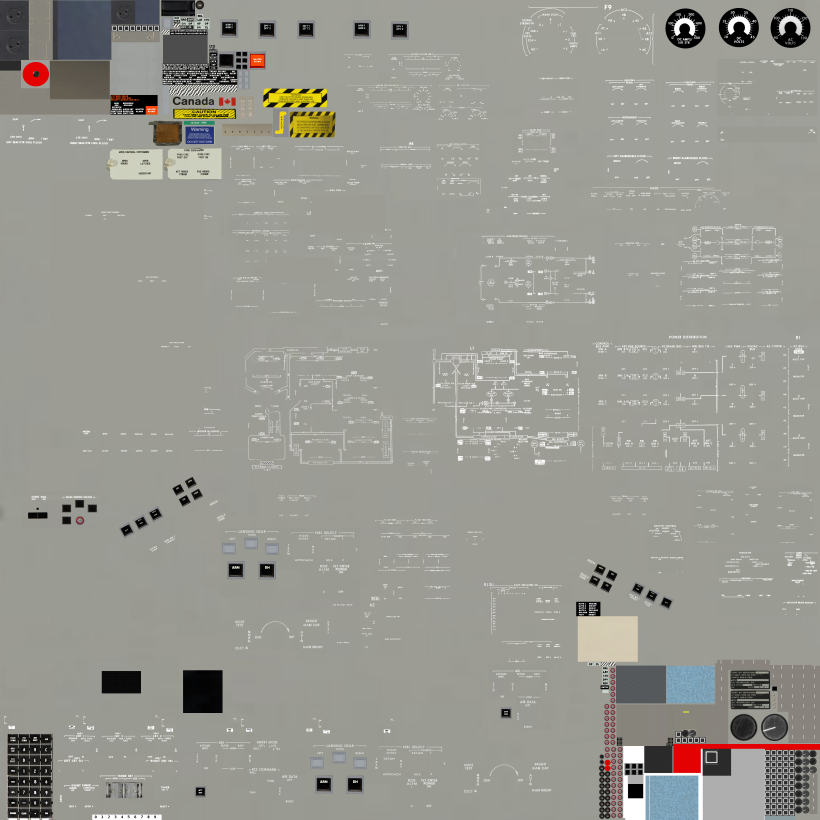
#> input picture CatskillsFusionSSTO/Models/fwd-cockpit-text-map-x.png, 4096 x 4096 px (shown at 1/5 size)
$ python -i build_panel_id_labels.py   (imports and definitions only)
#> lines starting #> are read from the running program, lines starting #| are printed output that depends on the picture
#!/usr/bin/env python3
"""Stamp bright-yellow panel ID/purpose text into the cockpit texture atlases.

Uses the same method as the original Shuttle lettering: pixels drawn into
fwd-cockpit-text-map-x.png and aft-cockpit-text-map-x.png with a regular
(not bold) DejaVu Sans face at the stock secondary-legend size (~9 px).
Color is bright yellow so the IDs stand out from white heritage engraving.

Placement rules (strict — skip rather than drape over controls):
  1. Extract crew-facing UV polygons for the panel mesh.
  2. Keep only large contiguous UV islands (real face plates). Tiny
     islands are usually switch/talkback UV patches and are ignored.
  3. Build a "safe blank" mask: mid-gray panel paint clear of legends.
  4. Stamp only when the entire text rectangle lies on safe rim pixels.

Tiny MDU doors (C4/C5) originally used ~26×25 atlas islands, which
upscaled into blurry cockpit smears. Those objects are UV-remapped onto
larger blank atlas patches before stamping so the lettering stays sharp.

Backups are made once as *.bak_pre_panel_ids and restored before every
build. Run after scripts/stamp_grenadier_apu_labels.py.
"""

from __future__ import annotations

from dataclasses import dataclass
from pathlib import Path

import numpy as np
from PIL import Image, ImageDraw, ImageFont
from scipy import ndimage

ROOT = Path(__file__).resolve().parents[2]
MODELS = ROOT / "Models"
COCKPIT_AC = MODELS / "cockpit.ac"
FWD = MODELS / "fwd-cockpit-text-map-x.png"
AFT = MODELS / "aft-cockpit-text-map-x.png"

# Bright yellow — same drawing path as stock white, different ink color.
YELLOW = (255, 220, 0)
# Stock secondary legends (ROLL / PITCH / AIR DATA) match ~9 px regular Sans.
STOCK_FONT_PX = 9

# Minimum UV island area (atlas pixels). Smaller patches are switch/gauge
# UV holes; stamping there drapes text over 3D hardware in the cockpit.
MIN_ISLAND_PX = 12_000

# Short enough to read like existing panel-edge engraving.
PANELS: dict[str, str] = {
    "F1": "CDR C&W",
    "F2": "CDR FLIGHT INST",
    "F3": "CENTER SPI",
    "F4": "PLT FLIGHT INST",
    "F5": "C&W",
    "F6": "CDR HUD",
    "F7": "GLARESHIELD",
    "F8": "PLT HUD",
    "F9": "AIR DATA",
    "L1": "THERMAL / CABIN FANS",
    "L2": "CABIN AIR / O2 / N2",
    "L4": "BRK",
    "L9": "AFT-L LIGHTS",
    "L10": "UTIL",
    "L11": "SW",
    "L12": "L TALKBACKS",
    "R2": "CHARM PLANT / PROP",
    "R4": "BRK ISOL",
    "R7": "BRK",
    "R10": "LIGHT",
    "R11": "AFT MDU",
    "R12": "R AFT / COMM",
    "R13": "R AFT SYS",
    "R14": "R AFT BREAKERS",
    "C2": "CRT KEYBOARDS",
    "C3": "STAGE / SCRAM",
    "C4": "MDU",
    "C5": "MDU",
    "C6": "GEAR/NWS",
    "C7": "SPDBK/BF",
    "O1": "CABIN AIR GAUGES",
    "O2": "CRYO TANK GAUGES",
    "O3": "ELEC / TIMER",
    "O4": "LIGHT",
    "O5": "COMM L",
    "O6": "GPC PWR / L LIT",
    "O7": "ECLSS",
    "O8": "R LIT / ECLSS",
    "O9": "COMM / ANT",
    "O10": "OVHD FLOOD",
    "O13": "OVHD BREAKERS",
    "O14": "OVHD SYSTEMS",
    "O15": "OVHD SYSTEMS",
    "O16": "OVHD SYSTEMS",
    "O17": "ATCS / WATER",
    "O19": "AFT COAS",
    "A1": "AUDIO / COMM",
    "A2": "AFT THC",
    "A3": "CCTV",
    "A4": "TIMERS",
    "A6": "AFT MDU / THC",
    "A7": "AFT RHC",
    "A8": "AFT RHC",
    "A11": "BAY DOORS",
    "A13": "PROP HEATERS",
    "A15": "AFT BREAKERS",
}

MESH_NAME = {"O19": "O19-coas-panel"}

# Expand tiny door UVs onto blank atlas patches so stock-sized glyphs stay sharp.
# value: (texture path name, x0, y0, x1, y1) in atlas pixels.
UV_REMAPS: dict[str, tuple[str, int, int, int, int]] = {
    "C4-panel": (FWD.name, 1408, 16, 1568, 64),
    "C5-panel": (FWD.name, 1600, 16, 1760, 64),
}

# Measured blank-edge stamps for plates where automatic search still cannot
# find a continuous safe rectangle (tiny MDU faces, fragmented UVs).
# value: (texture, x, y, compact, rotate90)
MANUAL_STAMPS: dict[str, tuple[str, int, int, bool, bool]] = {
    "F5": (FWD.name, 562, 350, True, False),
    "L4": (FWD.name, 45, 1555, False, False),
    "R4": (FWD.name, 2700, 2530, False, False),
    "R7": (FWD.name, 40, 2045, False, False),
    # Centered in UV-remapped MDU door patches.
    "C4": (FWD.name, 1420, 28, False, False),
    "C5": (FWD.name, 1612, 28, False, False),
    "C6": (FWD.name, 2020, 1375, False, False),
    "C7": (FWD.name, 2030, 1557, False, False),
    # A1 AUDIO CENTER right rim — not switch UV holes / sibling S-BAND faces.
    "A1": (AFT.name, 3517, 989, True, True),
}


@dataclass
class Face:
    refs: list[tuple[int, float, float]]


@dataclass
class Mesh:
    texture: str | None
    verts: list[tuple[float, float, float]]
    faces: list[Face]


# [65 lines left out: functions _font, _parse_ac, _load_meshes, not called in this run]


def _cross(a: np.ndarray, b: np.ndarray) -> np.ndarray:
    return np.cross(a, b)


# [166 lines left out: functions _crew_uv_polygons, _mesh_for_panel, _backup, _label_bitmap, _remap_object_uvs, not called in this run]


def _prepare_uv_remaps(images: dict[str, Image.Image]) -> None:
    """Expand tiny door UVs and paint their new atlas patches panel-gray."""
    for object_name, (tex_name, x0, y0, x1, y1) in UV_REMAPS.items():
        if tex_name not in images:
            continue
        _remap_object_uvs(COCKPIT_AC, object_name, images[tex_name].size, (x0, y0, x1, y1))
        img = images[tex_name]
        arr = np.asarray(img)
        # Sample nearby panel gray for a seamless door face.
        sample = arr[max(0, y0) : min(arr.shape[0], y1), max(0, x0 - 8) : x0]
        if sample.size == 0:
            gray = (156, 156, 149)
        else:
            mid = sample.reshape(-1, 3)
            mid = mid[mid.max(axis=1) < 180]
            gray = tuple(int(v) for v in (mid.mean(axis=0) if len(mid) else (156, 156, 149)))
        ImageDraw.Draw(img).rectangle([x0, y0, x1 - 1, y1 - 1], fill=gray)


# [222 lines left out: functions _large_panel_mask, _safe_blank_mask, _find_on_island, _find_blank_edge, _manual_spot_is_safe, main, not called in this run]


# [2 lines not run here, left out]

>>> import cv2
>>> picture = cv2.imread('../fwd-cockpit-text-map-x.png', cv2.IMREAD_GRAYSCALE)
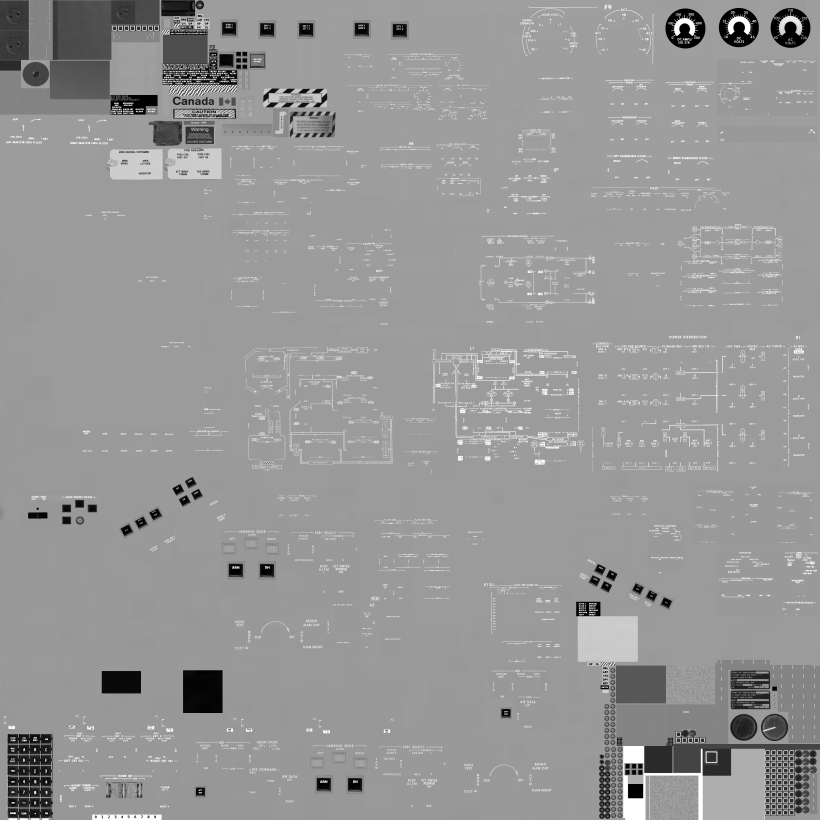
#> picture: shape (4096, 4096) (shown at 1/5 size); min 0, max 255, mean 150.7
>>> result = _prepare_uv_remaps(picture)
